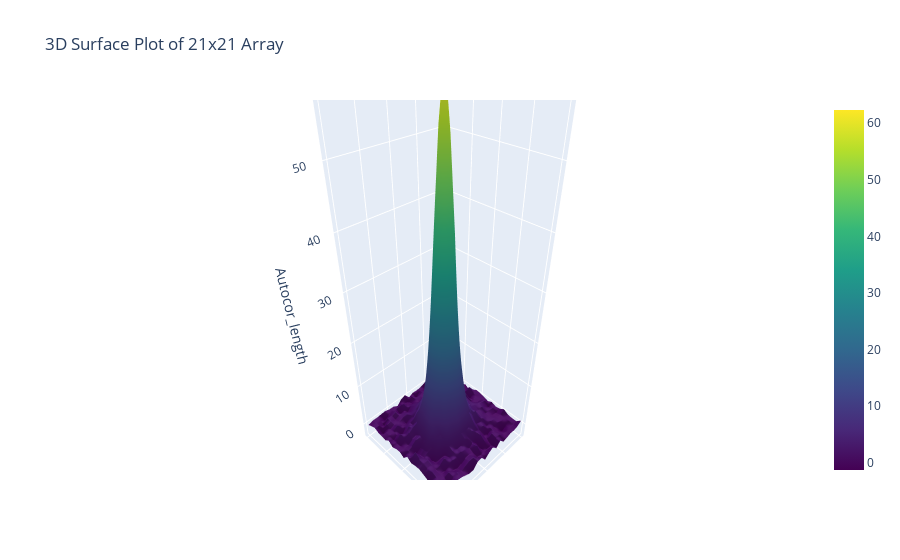

Source (notebook cell):
### Code cell
import plotly.graph_objects as go

img = df['Median'][187]
plt.figure(figsize = (12, 10))
plt.imshow(img)
plt.xticks([])
plt.yticks([])
plt.colorbar()
plt.show()


# Create X and Y indices
x = np.arange(img.shape[0])
y = np.arange(img.shape[1])
x, y = np.meshgrid(x, y)

# Create the 3D surface plot
fig = go.Figure(data=[go.Surface(z=img, x=x, y=y, colorscale='Viridis')])

# Add labels and title
fig.update_layout(
    title='3D Surface Plot of 21x21 Array',
    scene=dict(
        xaxis=dict(showticklabels=False),
        yaxis=dict(showticklabels=False),
        zaxis=dict(title='Autocor_length')
    )
)

# Show the plot
fig.show()

### Figure 1 — Plotly figure (JSON) as saved in the notebook; plotly's stock layout.template omitted (floating-point values rounded to 4 significant figures; data arrays with more than 128 entries replaced by an {"elided": "..."} marker saying what was removed)
{"data": [{"colorscale": [[0, "#440154"], [0.1111, "#482878"], [0.2222, "#3e4989"], [0.3333, "#31688e"], [0.4444, "#26828e"], [0.5556, "#1f9e89"], [0.6667, "#35b779"], [0.7778, "#6ece58"], [0.8889, "#b5de2b"], [1, "#fde725"]], "type": "surface", "x": {"elided": "21x21 int values"}, "y": {"elided": "21x21 int values"}, "z": {"elided": "21x21 float values"}}], "layout": {"scene": {"xaxis": {"showticklabels": false}, "yaxis": {"showticklabels": false}, "zaxis": {"title": {"text": "Autocor_length"}}}, "title": {"text": "3D Surface Plot of 21x21 Array"}}}
